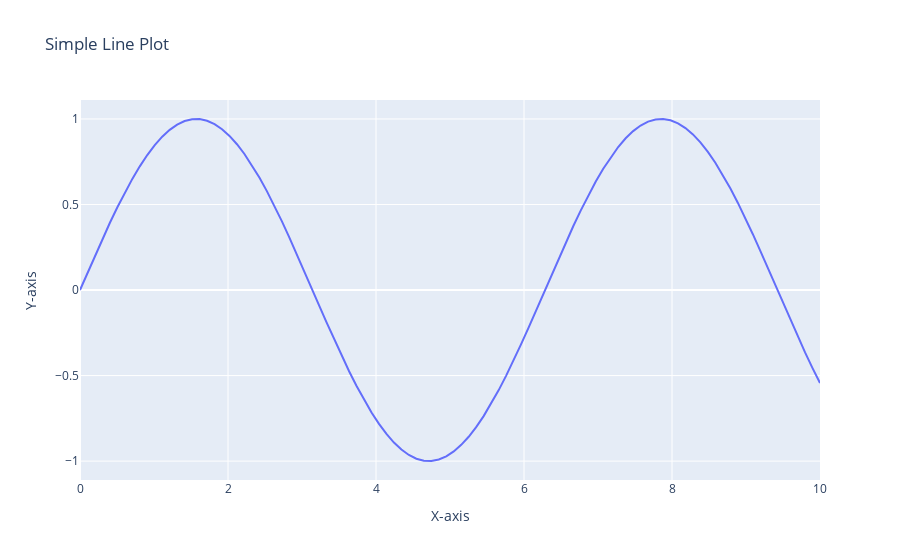

The cell this chart's notebook holds for it:
### Markdown cell above
## Plotly

### Code cell
#Creating interactive plots 
x = np.linspace(0,10,100)
y = np.sin(x)
fig = go.Figure(data=go.Scatter(x=x,y=y, mode='lines', name='sin(x)'))
fig.update_layout(title='Simple Line Plot', xaxis_title = 'X-axis', yaxis_title = 'Y-axis')
fig.show()
